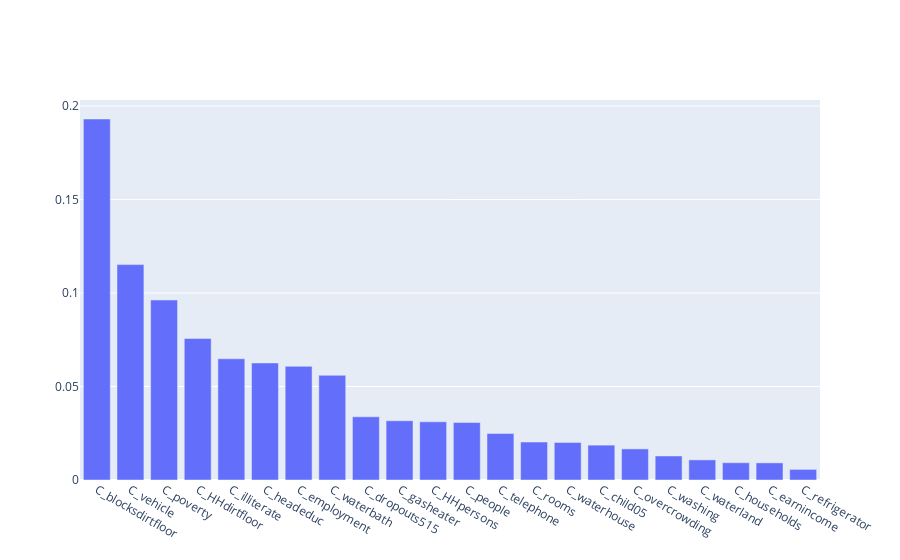

The notebook cell this image was saved under:
### Code cell
plot_feature_importance(df_survey_train, df_census_train, GradientBoostingRegressor(), ['S_cementfloordin'])

### Figure 1 — Plotly figure (JSON) as saved in the notebook; plotly's stock layout.template omitted (floating-point values rounded to 4 significant figures)
{"data": [{"type": "bar", "x": ["C_blocksdirtfloor", "C_vehicle", "C_poverty", "C_HHdirtfloor", "C_illiterate", "C_headeduc", "C_employment", "C_waterbath", "C_dropouts515", "C_gasheater", "C_HHpersons", "C_people", "C_telephone", "C_rooms", "C_waterhouse", "C_child05", "C_overcrowding", "C_washing", "C_waterland", "C_households", "C_earnincome", "C_refrigerator"], "y": [0.1931, 0.1152, 0.09628, 0.07569, 0.06484, 0.0626, 0.0608, 0.05599, 0.03381, 0.03169, 0.03113, 0.03073, 0.02484, 0.02031, 0.02008, 0.01865, 0.01664, 0.01285, 0.01076, 0.009242, 0.009156, 0.005671]}], "layout": {}}
